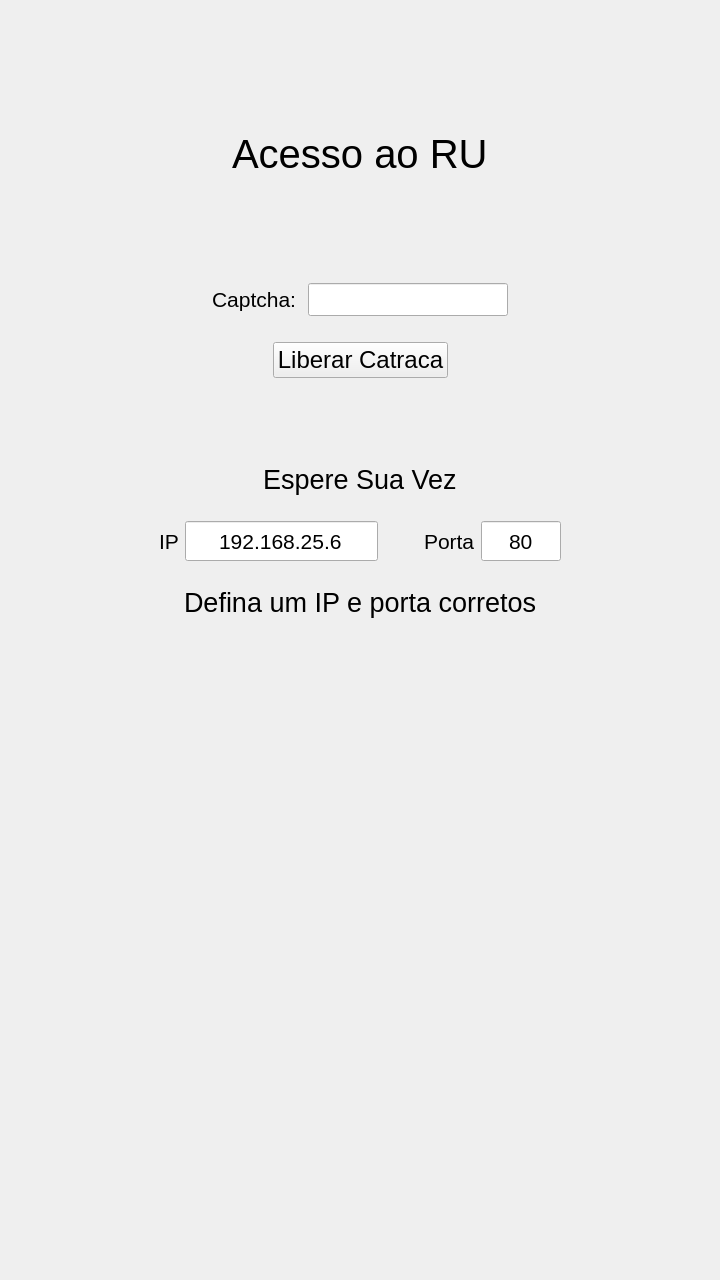
<?xml version="1.0" encoding="UTF-8"?>
<ui version="4.0">
 <class>Widget</class>
 <widget class="QWidget" name="Widget">
  <property name="geometry">
   <rect>
    <x>0</x>
    <y>0</y>
    <width>720</width>
    <height>1280</height>
   </rect>
  </property>
  <property name="windowTitle">
   <string>Widget</string>
  </property>
  <layout class="QVBoxLayout" name="verticalLayout">
   <item>
    <spacer name="verticalSpacer">
     <property name="orientation">
      <enum>Qt::Vertical</enum>
     </property>
     <property name="sizeType">
      <enum>QSizePolicy::Fixed</enum>
     </property>
     <property name="sizeHint" stdset="0">
      <size>
       <width>20</width>
       <height>120</height>
      </size>
     </property>
    </spacer>
   </item>
   <item>
    <layout class="QHBoxLayout" name="horizontalLayout_4">
     <item>
      <spacer name="horizontalSpacer_8">
       <property name="orientation">
        <enum>Qt::Horizontal</enum>
       </property>
       <property name="sizeHint" stdset="0">
        <size>
         <width>40</width>
         <height>20</height>
        </size>
       </property>
      </spacer>
     </item>
     <item>
      <widget class="QLabel" name="label">
       <property name="font">
        <font>
         <pointsize>30</pointsize>
         <stylestrategy>PreferAntialias</stylestrategy>
         <kerning>true</kerning>
        </font>
       </property>
       <property name="text">
        <string>Acesso ao RU</string>
       </property>
      </widget>
     </item>
     <item>
      <spacer name="horizontalSpacer_7">
       <property name="orientation">
        <enum>Qt::Horizontal</enum>
       </property>
       <property name="sizeHint" stdset="0">
        <size>
         <width>40</width>
         <height>20</height>
        </size>
       </property>
      </spacer>
     </item>
    </layout>
   </item>
   <item>
    <spacer name="verticalSpacer_5">
     <property name="orientation">
      <enum>Qt::Vertical</enum>
     </property>
     <property name="sizeType">
      <enum>QSizePolicy::Fixed</enum>
     </property>
     <property name="sizeHint" stdset="0">
      <size>
       <width>20</width>
       <height>100</height>
      </size>
     </property>
    </spacer>
   </item>
   <item>
    <layout class="QHBoxLayout" name="horizontalLayout">
     <item>
      <spacer name="horizontalSpacer_5">
       <property name="orientation">
        <enum>Qt::Horizontal</enum>
       </property>
       <property name="sizeHint" stdset="0">
        <size>
         <width>40</width>
         <height>20</height>
        </size>
       </property>
      </spacer>
     </item>
     <item>
      <widget class="QLabel" name="captcha_label">
       <property name="font">
        <font>
         <pointsize>16</pointsize>
        </font>
       </property>
       <property name="text">
        <string>Captcha: </string>
       </property>
      </widget>
     </item>
     <item>
      <widget class="QLineEdit" name="captcha_field">
       <property name="font">
        <font>
         <pointsize>16</pointsize>
        </font>
       </property>
      </widget>
     </item>
     <item>
      <spacer name="horizontalSpacer_6">
       <property name="orientation">
        <enum>Qt::Horizontal</enum>
       </property>
       <property name="sizeHint" stdset="0">
        <size>
         <width>40</width>
         <height>20</height>
        </size>
       </property>
      </spacer>
     </item>
    </layout>
   </item>
   <item>
    <spacer name="verticalSpacer_3">
     <property name="orientation">
      <enum>Qt::Vertical</enum>
     </property>
     <property name="sizeType">
      <enum>QSizePolicy::Fixed</enum>
     </property>
     <property name="sizeHint" stdset="0">
      <size>
       <width>20</width>
       <height>20</height>
      </size>
     </property>
    </spacer>
   </item>
   <item>
    <layout class="QHBoxLayout" name="horizontalLayout_2">
     <item>
      <spacer name="horizontalSpacer">
       <property name="orientation">
        <enum>Qt::Horizontal</enum>
       </property>
       <property name="sizeHint" stdset="0">
        <size>
         <width>40</width>
         <height>20</height>
        </size>
       </property>
      </spacer>
     </item>
     <item>
      <widget class="QPushButton" name="connect">
       <property name="sizePolicy">
        <sizepolicy hsizetype="Minimum" vsizetype="Minimum">
         <horstretch>0</horstretch>
         <verstretch>0</verstretch>
        </sizepolicy>
       </property>
       <property name="font">
        <font>
         <pointsize>18</pointsize>
        </font>
       </property>
       <property name="text">
        <string>Liberar Catraca</string>
       </property>
      </widget>
     </item>
     <item>
      <spacer name="horizontalSpacer_2">
       <property name="orientation">
        <enum>Qt::Horizontal</enum>
       </property>
       <property name="sizeHint" stdset="0">
        <size>
         <width>40</width>
         <height>20</height>
        </size>
       </property>
      </spacer>
     </item>
    </layout>
   </item>
   <item>
    <spacer name="verticalSpacer_4">
     <property name="orientation">
      <enum>Qt::Vertical</enum>
     </property>
     <property name="sizeType">
      <enum>QSizePolicy::Fixed</enum>
     </property>
     <property name="sizeHint" stdset="0">
      <size>
       <width>20</width>
       <height>80</height>
      </size>
     </property>
    </spacer>
   </item>
   <item>
    <layout class="QHBoxLayout" name="horizontalLayout_3">
     <item>
      <spacer name="horizontalSpacer_3">
       <property name="orientation">
        <enum>Qt::Horizontal</enum>
       </property>
       <property name="sizeHint" stdset="0">
        <size>
         <width>40</width>
         <height>20</height>
        </size>
       </property>
      </spacer>
     </item>
     <item>
      <widget class="QLabel" name="status">
       <property name="font">
        <font>
         <pointsize>20</pointsize>
        </font>
       </property>
       <property name="text">
        <string>Espere Sua Vez</string>
       </property>
      </widget>
     </item>
     <item>
      <spacer name="horizontalSpacer_4">
       <property name="orientation">
        <enum>Qt::Horizontal</enum>
       </property>
       <property name="sizeHint" stdset="0">
        <size>
         <width>40</width>
         <height>20</height>
        </size>
       </property>
      </spacer>
     </item>
    </layout>
   </item>
   <item>
    <spacer name="verticalSpacer_6">
     <property name="orientation">
      <enum>Qt::Vertical</enum>
     </property>
     <property name="sizeType">
      <enum>QSizePolicy::Fixed</enum>
     </property>
     <property name="sizeHint" stdset="0">
      <size>
       <width>20</width>
       <height>20</height>
      </size>
     </property>
    </spacer>
   </item>
   <item>
    <layout class="QHBoxLayout" name="horizontalLayout_5">
     <item>
      <spacer name="horizontalSpacer_9">
       <property name="orientation">
        <enum>Qt::Horizontal</enum>
       </property>
       <property name="sizeHint" stdset="0">
        <size>
         <width>40</width>
         <height>20</height>
        </size>
       </property>
      </spacer>
     </item>
     <item>
      <widget class="QLabel" name="IP_label">
       <property name="font">
        <font>
         <pointsize>16</pointsize>
        </font>
       </property>
       <property name="text">
        <string>IP</string>
       </property>
      </widget>
     </item>
     <item>
      <widget class="QLineEdit" name="IP_field">
       <property name="sizePolicy">
        <sizepolicy hsizetype="MinimumExpanding" vsizetype="Fixed">
         <horstretch>0</horstretch>
         <verstretch>0</verstretch>
        </sizepolicy>
       </property>
       <property name="minimumSize">
        <size>
         <width>0</width>
         <height>40</height>
        </size>
       </property>
       <property name="maximumSize">
        <size>
         <width>400</width>
         <height>40</height>
        </size>
       </property>
       <property name="font">
        <font>
         <pointsize>16</pointsize>
        </font>
       </property>
       <property name="text">
        <string>192.168.25.6</string>
       </property>
       <property name="alignment">
        <set>Qt::AlignCenter</set>
       </property>
      </widget>
     </item>
     <item>
      <spacer name="horizontalSpacer_10">
       <property name="orientation">
        <enum>Qt::Horizontal</enum>
       </property>
       <property name="sizeType">
        <enum>QSizePolicy::Fixed</enum>
       </property>
       <property name="sizeHint" stdset="0">
        <size>
         <width>40</width>
         <height>20</height>
        </size>
       </property>
      </spacer>
     </item>
     <item>
      <widget class="QLabel" name="port_label">
       <property name="font">
        <font>
         <pointsize>16</pointsize>
        </font>
       </property>
       <property name="text">
        <string>Porta</string>
       </property>
      </widget>
     </item>
     <item>
      <widget class="QLineEdit" name="port_field">
       <property name="sizePolicy">
        <sizepolicy hsizetype="MinimumExpanding" vsizetype="Fixed">
         <horstretch>0</horstretch>
         <verstretch>0</verstretch>
        </sizepolicy>
       </property>
       <property name="minimumSize">
        <size>
         <width>40</width>
         <height>40</height>
        </size>
       </property>
       <property name="maximumSize">
        <size>
         <width>80</width>
         <height>40</height>
        </size>
       </property>
       <property name="font">
        <font>
         <pointsize>16</pointsize>
        </font>
       </property>
       <property name="text">
        <string>80</string>
       </property>
       <property name="alignment">
        <set>Qt::AlignCenter</set>
       </property>
      </widget>
     </item>
     <item>
      <spacer name="horizontalSpacer_14">
       <property name="orientation">
        <enum>Qt::Horizontal</enum>
       </property>
       <property name="sizeHint" stdset="0">
        <size>
         <width>40</width>
         <height>20</height>
        </size>
       </property>
      </spacer>
     </item>
    </layout>
   </item>
   <item>
    <spacer name="verticalSpacer_7">
     <property name="orientation">
      <enum>Qt::Vertical</enum>
     </property>
     <property name="sizeType">
      <enum>QSizePolicy::Fixed</enum>
     </property>
     <property name="sizeHint" stdset="0">
      <size>
       <width>20</width>
       <height>20</height>
      </size>
     </property>
    </spacer>
   </item>
   <item>
    <layout class="QHBoxLayout" name="horizontalLayout_6">
     <item>
      <spacer name="horizontalSpacer_11">
       <property name="orientation">
        <enum>Qt::Horizontal</enum>
       </property>
       <property name="sizeHint" stdset="0">
        <size>
         <width>40</width>
         <height>20</height>
        </size>
       </property>
      </spacer>
     </item>
     <item>
      <widget class="QLabel" name="IP_status">
       <property name="font">
        <font>
         <pointsize>20</pointsize>
        </font>
       </property>
       <property name="text">
        <string>Defina um IP e porta corretos</string>
       </property>
      </widget>
     </item>
     <item>
      <spacer name="horizontalSpacer_12">
       <property name="orientation">
        <enum>Qt::Horizontal</enum>
       </property>
       <property name="sizeHint" stdset="0">
        <size>
         <width>40</width>
         <height>20</height>
        </size>
       </property>
      </spacer>
     </item>
    </layout>
   </item>
   <item>
    <spacer name="verticalSpacer_2">
     <property name="orientation">
      <enum>Qt::Vertical</enum>
     </property>
     <property name="sizeHint" stdset="0">
      <size>
       <width>20</width>
       <height>40</height>
      </size>
     </property>
    </spacer>
   </item>
  </layout>
 </widget>
 <layoutdefault spacing="6" margin="11"/>
 <resources/>
 <connections/>
</ui>
